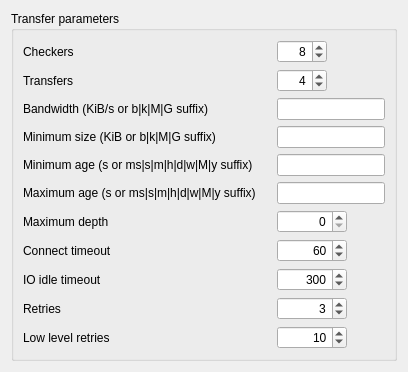
     <widget class="QWidget" name="tab3">
      <attribute name="title">
       <string>Transfer</string>
      </attribute>
      <layout class="QGridLayout" name="gridLayout_7">
       <item row="0" column="0">
        <widget class="QGroupBox" name="groupBox_2">
         <property name="title">
          <string>Transfer parameters</string>
         </property>
         <layout class="QGridLayout" name="gridLayout_6">
          <item row="4" column="2">
           <widget class="QLineEdit" name="textMinAge">
            <property name="maximumSize">
             <size>
              <width>120</width>
              <height>16777215</height>
             </size>
            </property>
            <property name="toolTip">
             <string>&lt;html&gt;&lt;head/&gt;&lt;body&gt;&lt;p&gt;--min-age&lt;/p&gt;&lt;p&gt;e.g.: 10000 or 3d&lt;/p&gt;&lt;/body&gt;&lt;/html&gt;</string>
            </property>
           </widget>
          </item>
          <item row="7" column="0">
           <widget class="QLabel" name="label_8">
            <property name="text">
             <string>Connect timeout</string>
            </property>
            <property name="buddy">
             <cstring>spinConnectTimeout</cstring>
            </property>
           </widget>
          </item>
          <item row="1" column="2">
           <widget class="QSpinBox" name="spinTransfers">
            <property name="maximumSize">
             <size>
              <width>50</width>
              <height>16777215</height>
             </size>
            </property>
            <property name="toolTip">
             <string>--transfers</string>
            </property>
            <property name="alignment">
             <set>Qt::AlignRight|Qt::AlignTrailing|Qt::AlignVCenter</set>
            </property>
            <property name="minimum">
             <number>1</number>
            </property>
            <property name="maximum">
             <number>999</number>
            </property>
            <property name="value">
             <number>4</number>
            </property>
           </widget>
          </item>
          <item row="2" column="0">
           <widget class="QLabel" name="label">
            <property name="text">
             <string>Bandwidth (KiB/s or b|k|M|G suffix)</string>
            </property>
            <property name="buddy">
             <cstring>textBandwidth</cstring>
            </property>
           </widget>
          </item>
          <item row="9" column="0">
           <widget class="QLabel" name="label_9">
            <property name="text">
             <string>Retries</string>
            </property>
            <property name="buddy">
             <cstring>spinRetries</cstring>
            </property>
           </widget>
          </item>
          <item row="3" column="0">
           <widget class="QLabel" name="label_2">
            <property name="text">
             <string>Minimum size (KiB or b|k|M|G suffix)</string>
            </property>
            <property name="buddy">
             <cstring>textMinSize</cstring>
            </property>
           </widget>
          </item>
          <item row="5" column="0">
           <widget class="QLabel" name="label_3">
            <property name="text">
             <string>Maximum age (s or ms|s|m|h|d|w|M|y suffix)</string>
            </property>
            <property name="buddy">
             <cstring>textMaxAge</cstring>
            </property>
           </widget>
          </item>
          <item row="4" column="1">
           <spacer name="horizontalSpacer_4">
            <property name="orientation">
             <enum>Qt::Horizontal</enum>
            </property>
            <property name="sizeType">
             <enum>QSizePolicy::Fixed</enum>
            </property>
            <property name="sizeHint" stdset="0">
             <size>
              <width>15</width>
              <height>20</height>
             </size>
            </property>
           </spacer>
          </item>
          <item row="5" column="2">
           <widget class="QLineEdit" name="textMaxAge">
            <property name="maximumSize">
             <size>
              <width>120</width>
              <height>16777215</height>
             </size>
            </property>
            <property name="toolTip">
             <string>&lt;html&gt;&lt;head/&gt;&lt;body&gt;&lt;p&gt;--max-age&lt;/p&gt;&lt;p&gt;e.g.: 10000 or 3d&lt;/p&gt;&lt;/body&gt;&lt;/html&gt;</string>
            </property>
           </widget>
          </item>
          <item row="0" column="0">
           <widget class="QLabel" name="label_5">
            <property name="text">
             <string>Checkers</string>
            </property>
            <property name="buddy">
             <cstring>spinCheckers</cstring>
            </property>
           </widget>
          </item>
          <item row="8" column="0">
           <widget class="QLabel" name="label_7">
            <property name="text">
             <string>IO idle timeout</string>
            </property>
            <property name="buddy">
             <cstring>spinIdleTimeout</cstring>
            </property>
           </widget>
          </item>
          <item row="8" column="2">
           <widget class="QSpinBox" name="spinIdleTimeout">
            <property name="maximumSize">
             <size>
              <width>70</width>
              <height>16777215</height>
             </size>
            </property>
            <property name="toolTip">
             <string>--timeout</string>
            </property>
            <property name="alignment">
             <set>Qt::AlignRight|Qt::AlignTrailing|Qt::AlignVCenter</set>
            </property>
            <property name="maximum">
             <number>999999</number>
            </property>
            <property name="value">
             <number>300</number>
            </property>
           </widget>
          </item>
          <item row="7" column="2">
           <widget class="QSpinBox" name="spinConnectTimeout">
            <property name="maximumSize">
             <size>
              <width>70</width>
              <height>16777215</height>
             </size>
            </property>
            <property name="toolTip">
             <string>--contimeout</string>
            </property>
            <property name="alignment">
             <set>Qt::AlignRight|Qt::AlignTrailing|Qt::AlignVCenter</set>
            </property>
            <property name="minimum">
             <number>1</number>
            </property>
            <property name="maximum">
             <number>999999</number>
            </property>
            <property name="value">
             <number>60</number>
            </property>
           </widget>
          </item>
          <item row="4" column="0">
           <widget class="QLabel" name="label_6">
            <property name="text">
             <string>Minimum age (s or ms|s|m|h|d|w|M|y suffix)</string>
            </property>
            <property name="buddy">
             <cstring>textMinAge</cstring>
            </property>
           </widget>
          </item>
          <item row="3" column="2">
           <widget class="QLineEdit" name="textMinSize">
            <property name="maximumSize">
             <size>
              <width>120</width>
              <height>16777215</height>
             </size>
            </property>
            <property name="toolTip">
             <string>&lt;html&gt;&lt;head/&gt;&lt;body&gt;&lt;p&gt;--min-size&lt;/p&gt;&lt;p&gt;e.g.: 500 or 10M &lt;/p&gt;&lt;/body&gt;&lt;/html&gt;</string>
            </property>
           </widget>
          </item>
          <item row="9" column="2">
           <widget class="QSpinBox" name="spinRetries">
            <property name="maximumSize">
             <size>
              <width>70</width>
              <height>16777215</height>
             </size>
            </property>
            <property name="toolTip">
             <string>--retries</string>
            </property>
            <property name="alignment">
             <set>Qt::AlignRight|Qt::AlignTrailing|Qt::AlignVCenter</set>
            </property>
            <property name="minimum">
             <number>1</number>
            </property>
            <property name="maximum">
             <number>999999</number>
            </property>
            <property name="value">
             <number>3</number>
            </property>
           </widget>
          </item>
          <item row="6" column="2">
           <widget class="QSpinBox" name="spinMaxDepth">
            <property name="maximumSize">
             <size>
              <width>70</width>
              <height>16777215</height>
             </size>
            </property>
            <property name="toolTip">
             <string>--max-depth</string>
            </property>
            <property name="alignment">
             <set>Qt::AlignRight|Qt::AlignTrailing|Qt::AlignVCenter</set>
            </property>
            <property name="maximum">
             <number>999999</number>
            </property>
           </widget>
          </item>
          <item row="6" column="0">
           <widget class="QLabel" name="label_4">
            <property name="text">
             <string>Maximum depth</string>
            </property>
            <property name="buddy">
             <cstring>spinMaxDepth</cstring>
            </property>
           </widget>
          </item>
          <item row="1" column="0">
           <widget class="QLabel" name="label_11">
            <property name="text">
             <string>Transfers</string>
            </property>
            <property name="buddy">
             <cstring>spinTransfers</cstring>
            </property>
           </widget>
          </item>
          <item row="10" column="0">
           <widget class="QLabel" name="label_10">
            <property name="text">
             <string>Low level retries</string>
            </property>
            <property name="buddy">
             <cstring>spinLowLevelRetries</cstring>
            </property>
           </widget>
          </item>
          <item row="2" column="2">
           <widget class="QLineEdit" name="textBandwidth">
            <property name="maximumSize">
             <size>
              <width>120</width>
              <height>16777215</height>
             </size>
            </property>
            <property name="toolTip">
             <string>&lt;html&gt;&lt;head/&gt;&lt;body&gt;&lt;p&gt;--bwlimit&lt;/p&gt;&lt;p&gt;e.g. 500 or 10M&lt;/p&gt;&lt;/body&gt;&lt;/html&gt;</string>
            </property>
           </widget>
          </item>
          <item row="0" column="2">
           <widget class="QSpinBox" name="spinCheckers">
            <property name="maximumSize">
             <size>
              <width>50</width>
              <height>16777215</height>
             </size>
            </property>
            <property name="toolTip">
             <string>--checkers</string>
            </property>
            <property name="alignment">
             <set>Qt::AlignRight|Qt::AlignTrailing|Qt::AlignVCenter</set>
            </property>
            <property name="minimum">
             <number>1</number>
            </property>
            <property name="maximum">
             <number>999</number>
            </property>
            <property name="value">
             <number>8</number>
            </property>
           </widget>
          </item>
          <item row="10" column="2">
           <widget class="QSpinBox" name="spinLowLevelRetries">
            <property name="maximumSize">
             <size>
              <width>70</width>
              <height>16777215</height>
             </size>
            </property>
            <property name="toolTip">
             <string>--low-level-retries</string>
            </property>
            <property name="alignment">
             <set>Qt::AlignRight|Qt::AlignTrailing|Qt::AlignVCenter</set>
            </property>
            <property name="minimum">
             <number>1</number>
            </property>
            <property name="maximum">
             <number>999999</number>
            </property>
            <property name="value">
             <number>10</number>
            </property>
           </widget>
          </item>
          <item row="2" column="3">
           <spacer name="horizontalSpacer_3">
            <property name="orientation">
             <enum>Qt::Horizontal</enum>
            </property>
            <property name="sizeHint" stdset="0">
             <size>
              <width>0</width>
              <height>20</height>
             </size>
            </property>
           </spacer>
          </item>
         </layout>
        </widget>
       </item>
      </layout>
     </widget>
